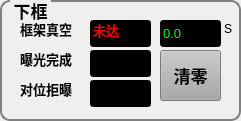
   <widget class="QGroupBox" name="groupBox_downframe">
    <property name="geometry">
     <rect>
      <x>1060</x>
      <y>470</y>
      <width>241</width>
      <height>121</height>
     </rect>
    </property>
    <property name="font">
     <font>
      <pointsize>13</pointsize>
      <weight>75</weight>
      <bold>true</bold>
     </font>
    </property>
    <property name="autoFillBackground">
     <bool>false</bool>
    </property>
    <property name="styleSheet">
     <string notr="true">QGroupBox{
border-width:2px;
border-style:solid;
border-radius: 10px;
border-color:gray;
margin-top:0.5ex;
}
QGroupBox::title{
subcontrol-origin:margin;
subcontrol-position:top left;
left:10px;
margin-left:0px;
padding:0 1px;
}
</string>
    </property>
    <property name="title">
     <string>下框</string>
    </property>
    <property name="flat">
     <bool>false</bool>
    </property>
    <widget class="QLineEdit" name="lineEdit_downaircheck_val">
     <property name="geometry">
      <rect>
       <x>90</x>
       <y>20</y>
       <width>61</width>
       <height>27</height>
      </rect>
     </property>
     <property name="font">
      <font>
       <pointsize>10</pointsize>
      </font>
     </property>
     <property name="focusPolicy">
      <enum>Qt::NoFocus</enum>
     </property>
     <property name="styleSheet">
      <string notr="true">background-color:black;
color:rgb(255, 0, 0);</string>
     </property>
     <property name="text">
      <string>未达</string>
     </property>
     <property name="alignment">
      <set>Qt::AlignLeading|Qt::AlignLeft|Qt::AlignVCenter</set>
     </property>
     <property name="readOnly">
      <bool>true</bool>
     </property>
    </widget>
    <widget class="QLineEdit" name="lineEdit_downaircheck_time">
     <property name="geometry">
      <rect>
       <x>160</x>
       <y>20</y>
       <width>61</width>
       <height>27</height>
      </rect>
     </property>
     <property name="font">
      <font>
       <pointsize>10</pointsize>
      </font>
     </property>
     <property name="focusPolicy">
      <enum>Qt::NoFocus</enum>
     </property>
     <property name="styleSheet">
      <string notr="true">background-color:black;
color:rgb(0, 255, 0);</string>
     </property>
     <property name="text">
      <string>0.0</string>
     </property>
     <property name="readOnly">
      <bool>true</bool>
     </property>
    </widget>
    <widget class="QLineEdit" name="lineEdit_downpiece_jb">
     <property name="geometry">
      <rect>
       <x>90</x>
       <y>80</y>
       <width>61</width>
       <height>27</height>
      </rect>
     </property>
     <property name="font">
      <font>
       <pointsize>10</pointsize>
      </font>
     </property>
     <property name="focusPolicy">
      <enum>Qt::NoFocus</enum>
     </property>
     <property name="styleSheet">
      <string notr="true">background-color:black;
color:rgb(0, 255, 0);</string>
     </property>
     <property name="readOnly">
      <bool>true</bool>
     </property>
    </widget>
    <widget class="QLineEdit" name="lineEdit_downpiece_ok">
     <property name="geometry">
      <rect>
       <x>90</x>
       <y>50</y>
       <width>61</width>
       <height>27</height>
      </rect>
     </property>
     <property name="font">
      <font>
       <pointsize>10</pointsize>
      </font>
     </property>
     <property name="focusPolicy">
      <enum>Qt::NoFocus</enum>
     </property>
     <property name="styleSheet">
      <string notr="true">background-color:black;
color:rgb(0, 255, 0);</string>
     </property>
     <property name="readOnly">
      <bool>true</bool>
     </property>
    </widget>
    <widget class="QLabel" name="label_downframeair">
     <property name="geometry">
      <rect>
       <x>20</x>
       <y>20</y>
       <width>66</width>
       <height>17</height>
      </rect>
     </property>
     <property name="font">
      <font>
       <pointsize>10</pointsize>
       <weight>75</weight>
       <bold>true</bold>
      </font>
     </property>
     <property name="text">
      <string>框架真空</string>
     </property>
    </widget>
    <widget class="QLabel" name="label_downframeair_unit">
     <property name="geometry">
      <rect>
       <x>220</x>
       <y>20</y>
       <width>16</width>
       <height>17</height>
      </rect>
     </property>
     <property name="text">
      <string>S</string>
     </property>
     <property name="alignment">
      <set>Qt::AlignCenter</set>
     </property>
    </widget>
    <widget class="QLabel" name="label_downbg_finish">
     <property name="geometry">
      <rect>
       <x>20</x>
       <y>50</y>
       <width>66</width>
       <height>17</height>
      </rect>
     </property>
     <property name="font">
      <font>
       <pointsize>10</pointsize>
       <weight>75</weight>
       <bold>true</bold>
      </font>
     </property>
     <property name="text">
      <string>曝光完成</string>
     </property>
    </widget>
    <widget class="QLabel" name="label_downdw_jubao">
     <property name="geometry">
      <rect>
       <x>20</x>
       <y>80</y>
       <width>66</width>
       <height>17</height>
      </rect>
     </property>
     <property name="font">
      <font>
       <pointsize>10</pointsize>
       <weight>75</weight>
       <bold>true</bold>
      </font>
     </property>
     <property name="text">
      <string>对位拒曝</string>
     </property>
    </widget>
    <widget class="QPushButton" name="btn_downframe_clear">
     <property name="geometry">
      <rect>
       <x>160</x>
       <y>50</y>
       <width>61</width>
       <height>51</height>
      </rect>
     </property>
     <property name="font">
      <font>
       <pointsize>13</pointsize>
       <weight>75</weight>
       <bold>true</bold>
      </font>
     </property>
     <property name="styleSheet">
      <string notr="true">background-color: rgb(169, 169, 169);</string>
     </property>
     <property name="text">
      <string>清零</string>
     </property>
    </widget>
   </widget>
